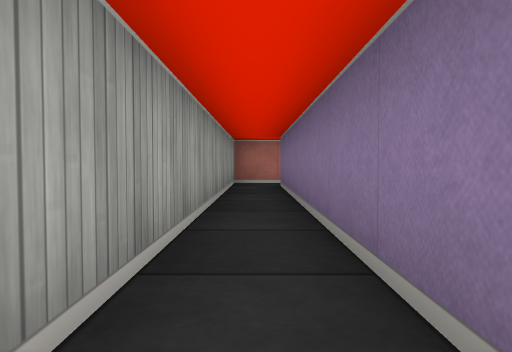
view 1 (above)

18 first-person views from a walk through a cub3D ray-caster map. The camera is about half as high as the walls, tilts 2° down and sees 70° across. The floor is counted in squares. Each view is taken from the middle of a square. On the plan, view 1 faces up. The plan holds only what a view shows up to about 9 squares ahead; the rest is blank.

view 2
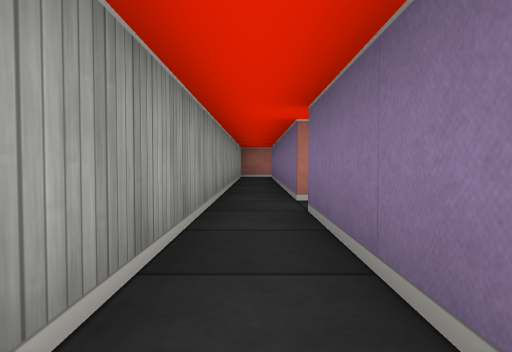

view 3
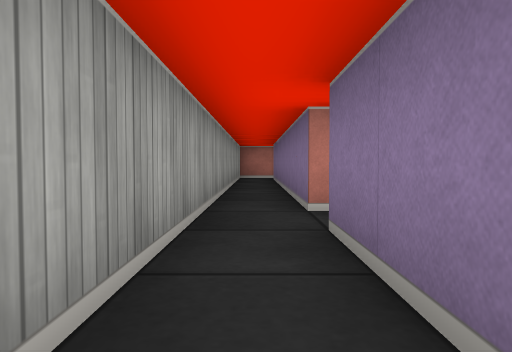

view 4
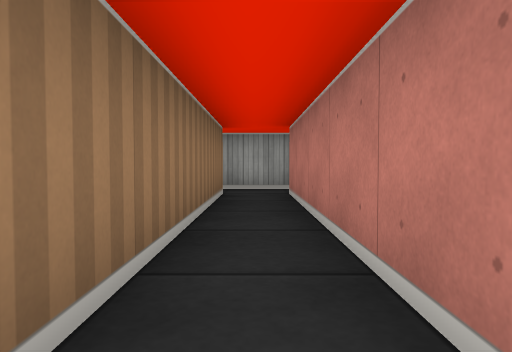

view 5
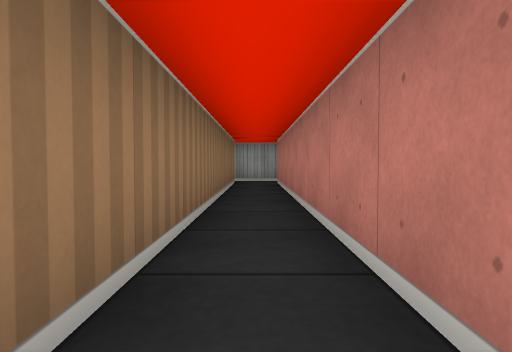

view 6
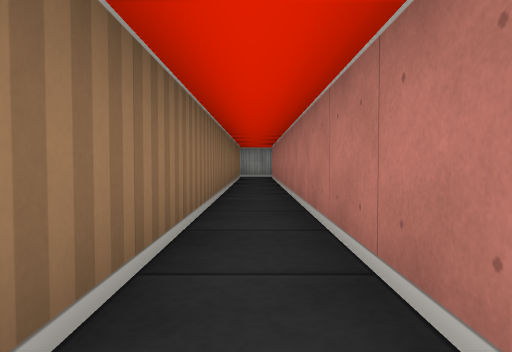

view 7
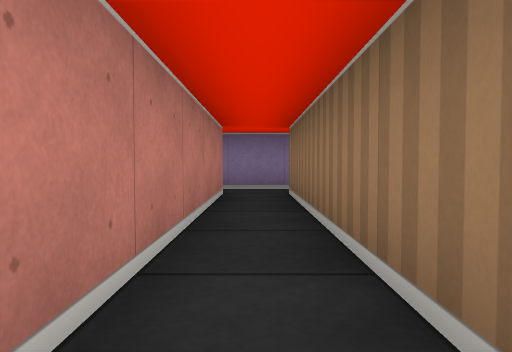

view 8
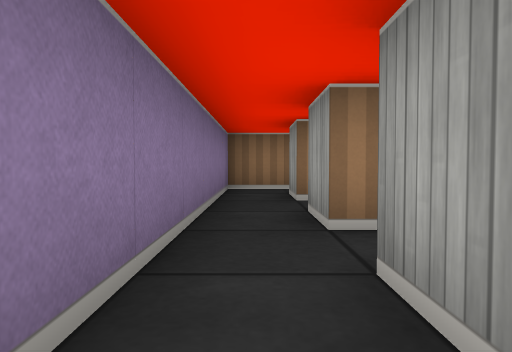

view 9
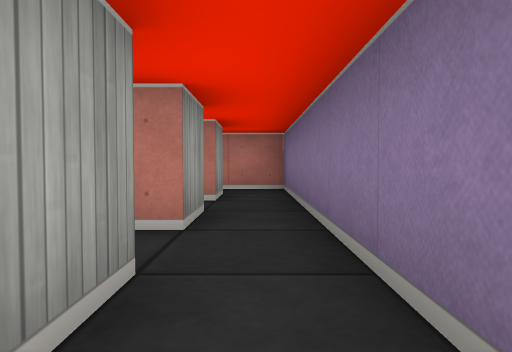

view 10
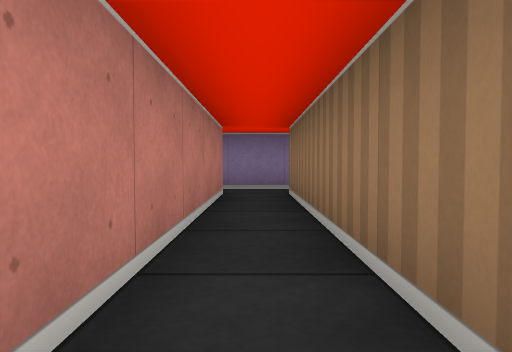

view 11
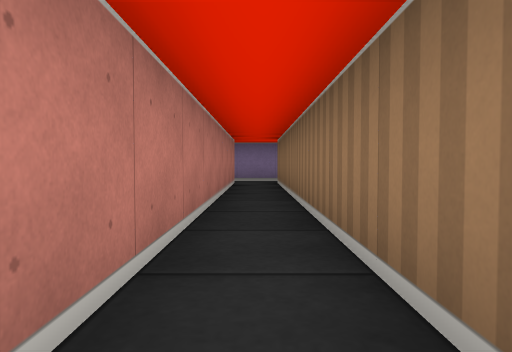

view 12
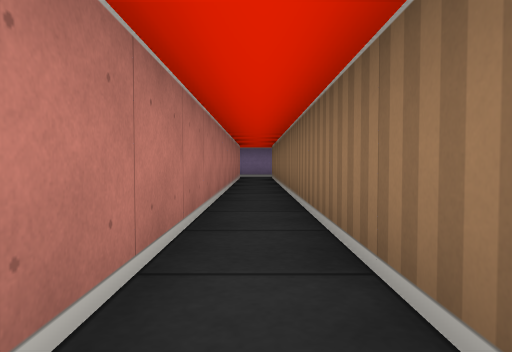

view 13
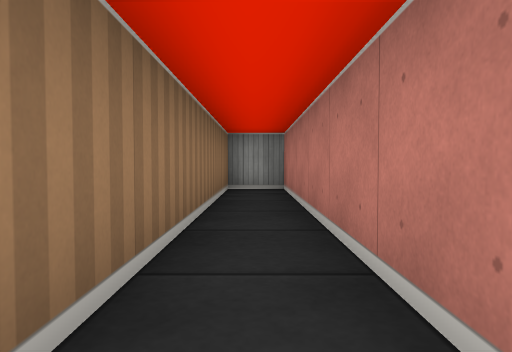

view 14
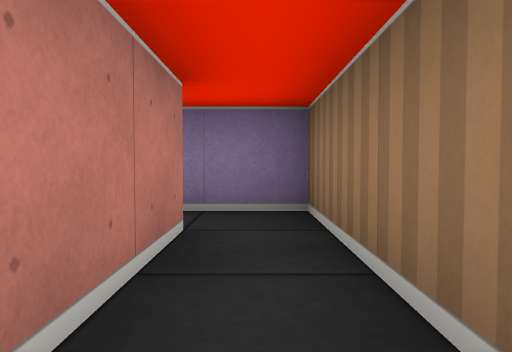

view 15
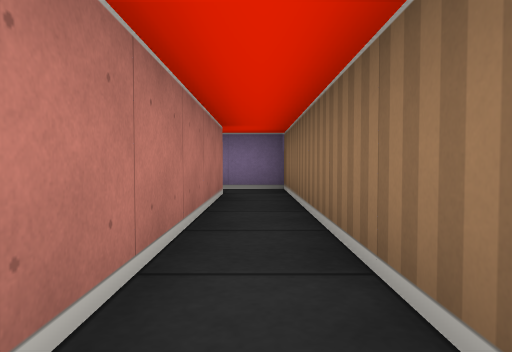

view 16
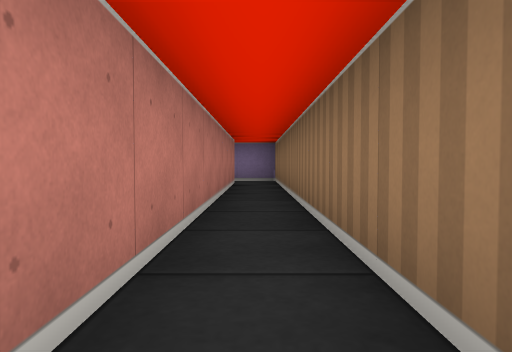

view 17
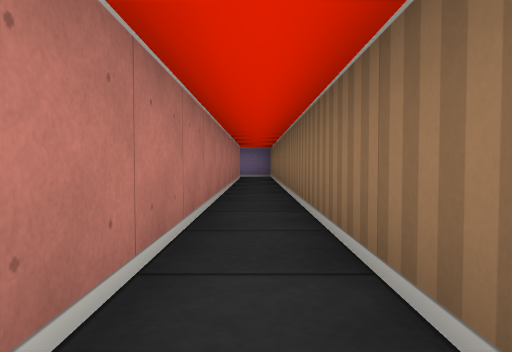

view 18
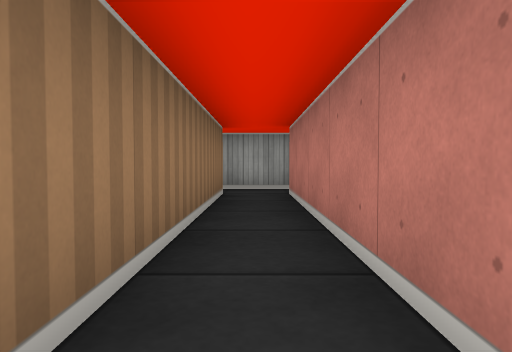

### Floor plan
Points are (right, up) in squares from view 1. A wall is a line through its corners. A room is listed if a view was taken in it or the views show most of it. See-through windows are left out.
Room 1 (views 1, 3, 4, 5, 6, 7)
walls: (0.5, -3.5) (0.5, -0.5) (13.5, -0.5) (13.5, -1.5); (-0.5, 0.6) (-0.5, -3.6); (13.5, 0.5) (0.5, 0.5); (14.5, -1.5) (14.5, 0.5)
ways out: opening at (0, -3) to room 2; opening at (14, 1) to room 3; opening at (14, -1) to room 4; opening at (0, 1)
Room 2 (views 2, 9, 14, 15, 16, 17, 18)
walls: (0.5, -4.5) (14.5, -4.5) (14.5, -3.5); (-0.5, -3.6) (-0.5, -4.6); (13.5, -3.5) (0.5, -3.5)
ways out: opening at (0, -3) to room 1; opening at (14, -3) to room 4
Room 3 (view 8)
walls: (13.5, 1.5) (13.5, 0.5); (14.5, 0.5) (14.5, 2.5) (13.4, 2.5)
ways out: opening at (14, 1) to room 1
Room 4 (views 10, 11, 12, 13)
walls: (13.5, -1.5) (1.5, -1.5) (1.5, -2.5) (13.5, -2.5) (13.5, -3.5); (14.5, -3.5) (14.5, -1.5)
ways out: opening at (14, -1) to room 1; opening at (14, -3) to room 2

Where each view was taken, in squares from view 1:
view 1: 0 up, 0 right, facing up
view 2: 4 down, 0 right, facing up
view 3: 3 down, 0 right, facing up
view 4: 0 up, 6 right, facing left
view 5: 0 up, 9 right, facing left
view 6: 0 up, 12 right, facing left
view 7: 0 up, 8 right, facing right
view 8: 2 up, 14 right, facing down
view 9: 4 down, 14 right, facing up
view 10: 2 down, 8 right, facing right
view 11: 2 down, 5 right, facing right
view 12: 2 down, 2 right, facing right
view 13: 2 down, 8 right, facing left
view 14: 4 down, 11 right, facing right
view 15: 4 down, 8 right, facing right
view 16: 4 down, 5 right, facing right
view 17: 4 down, 2 right, facing right
view 18: 4 down, 6 right, facing left
